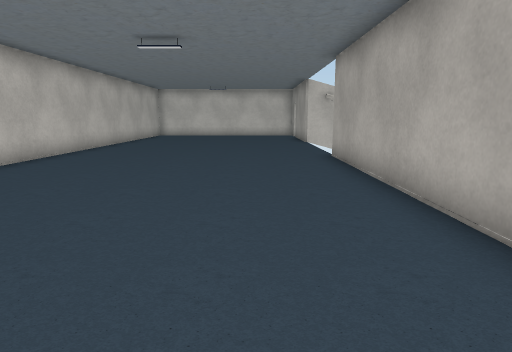
[1] (above)

12 first-person views from a walk through a Unity game level. The camera is 1.2 m above the floor, tilts 10° down and sees 75° across. The floor is counted in squares, 1 m on a side. Each view is taken from the middle of a square. On the plan, view 1 faces up. The plan holds only what a view shows up to about 14 squares ahead; the rest is blank. The place goes on beyond the plan. The player is left out. Door leaves are left out, so doorways stand open. Some surface patterns are stand-ins.

[2]
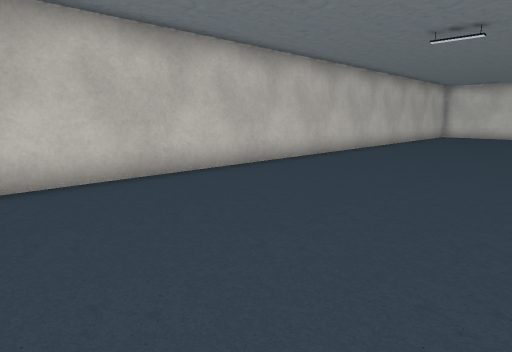

[3]
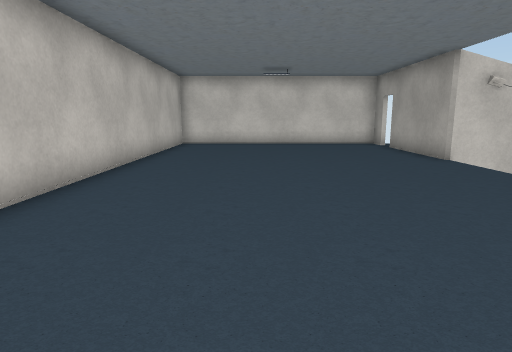

[4]
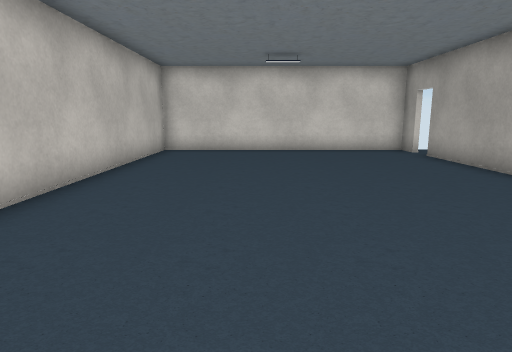

[5]
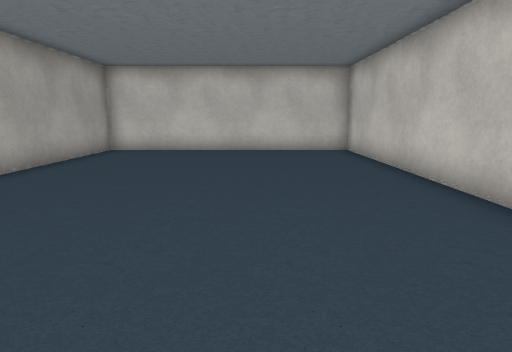

[6]
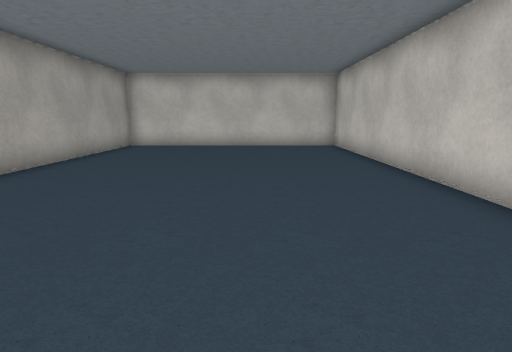

[7]
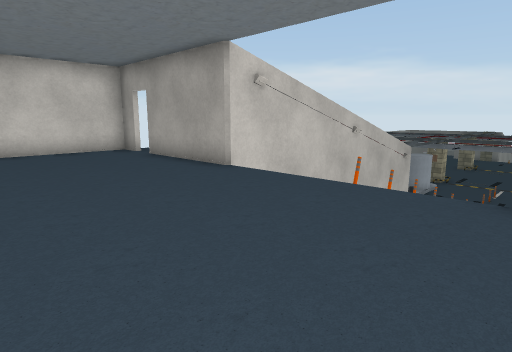

[8]
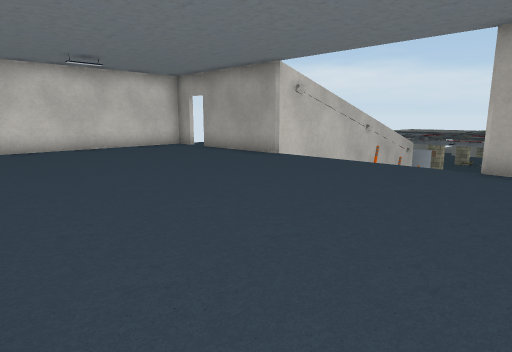

[9]
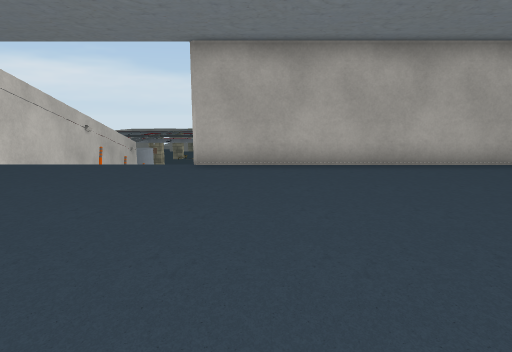

[10]
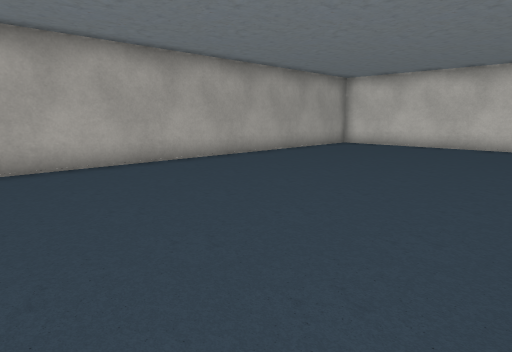

[11]
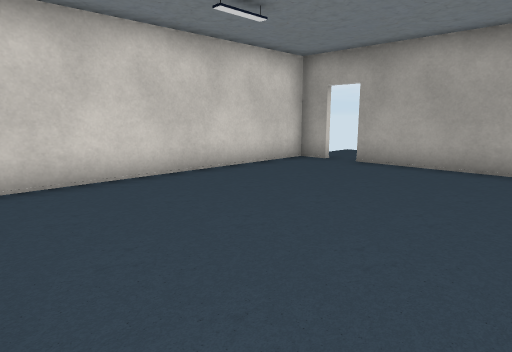

[12]
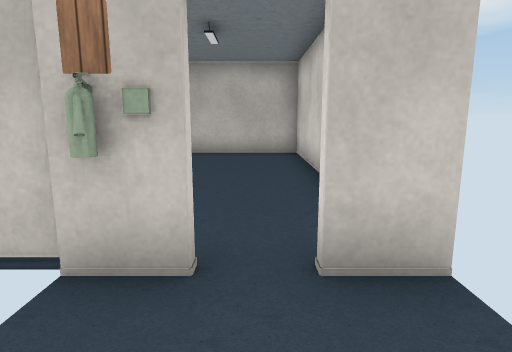

### Floor plan
Points are (right, up) in squares from view 1. A wall is a line through its corners. A room is listed if a view was taken in it or the views show most of it. See-through windows are left out.
Room 1 (views 1, 2, 3, 4, 5, 6, 7, 8, 9, 10, 11)
walls: (2.4, 16.4) (2.4, 20.5); (2.4, 21.5) (2.4, 22.4) (-6.4, 22.4) (-6.4, -4.4) (-5.9, -4.4); (1.9, -4.4) (2.4, -4.4) (2.4, 10.5)
ways out: open door at (2.5, 21) to room 2
objects: other object (2, 20); other object (3, 20)
Room 2 (view 12)
walls: (2.6, 22.6) (2.6, 21.5)
ways out: open door at (2.5, 21) to room 1

Positions as (right, up) in squares from view 1, and headings:
1: (0, 0), facing up
2: (0, 0), facing up-left
3: (-3, 7), facing up
4: (-3, 10), facing up
5: (-3, 8), facing down
6: (-3, 10), facing down
7: (-3, 10), facing up-right
8: (-6, 9), facing up-right
9: (-6, 9), facing right
10: (-6, 10), facing down-right
11: (-6, 16), facing up-right
12: (5, 21), facing left
